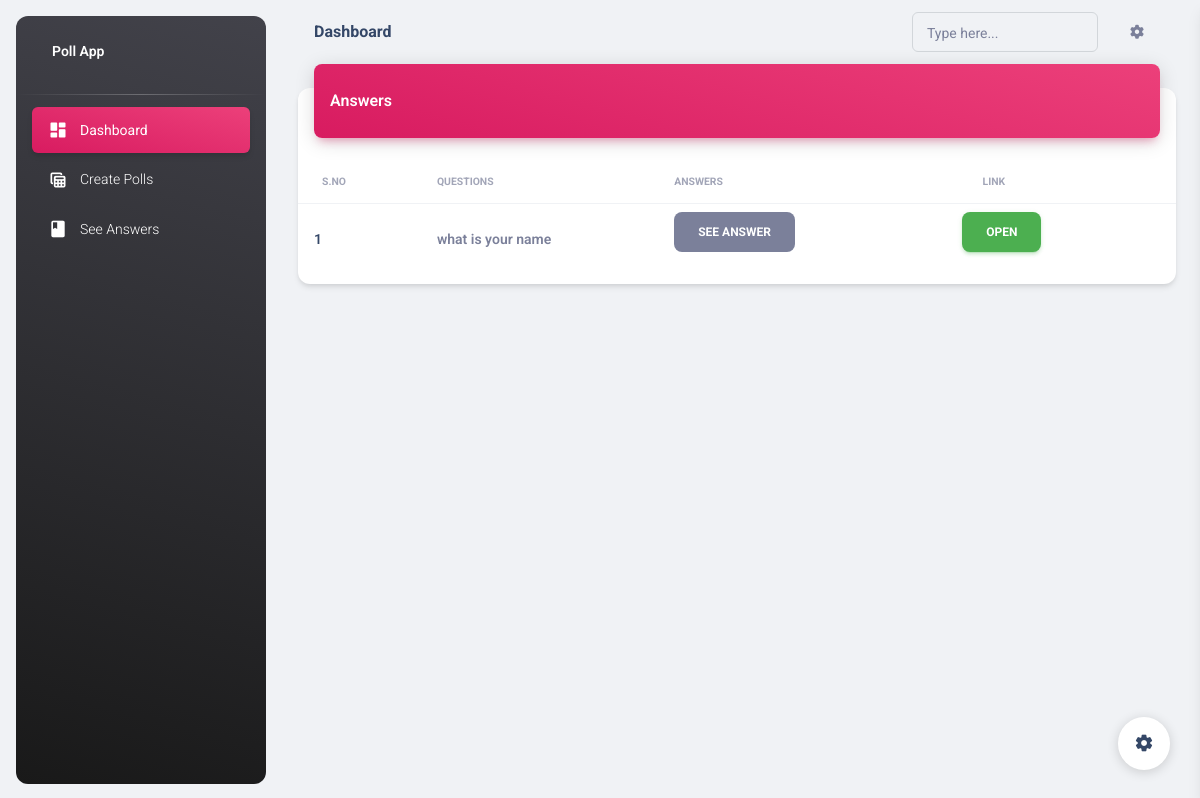
/see_answers/ (signed in), run on an earlier commit of the app's database.
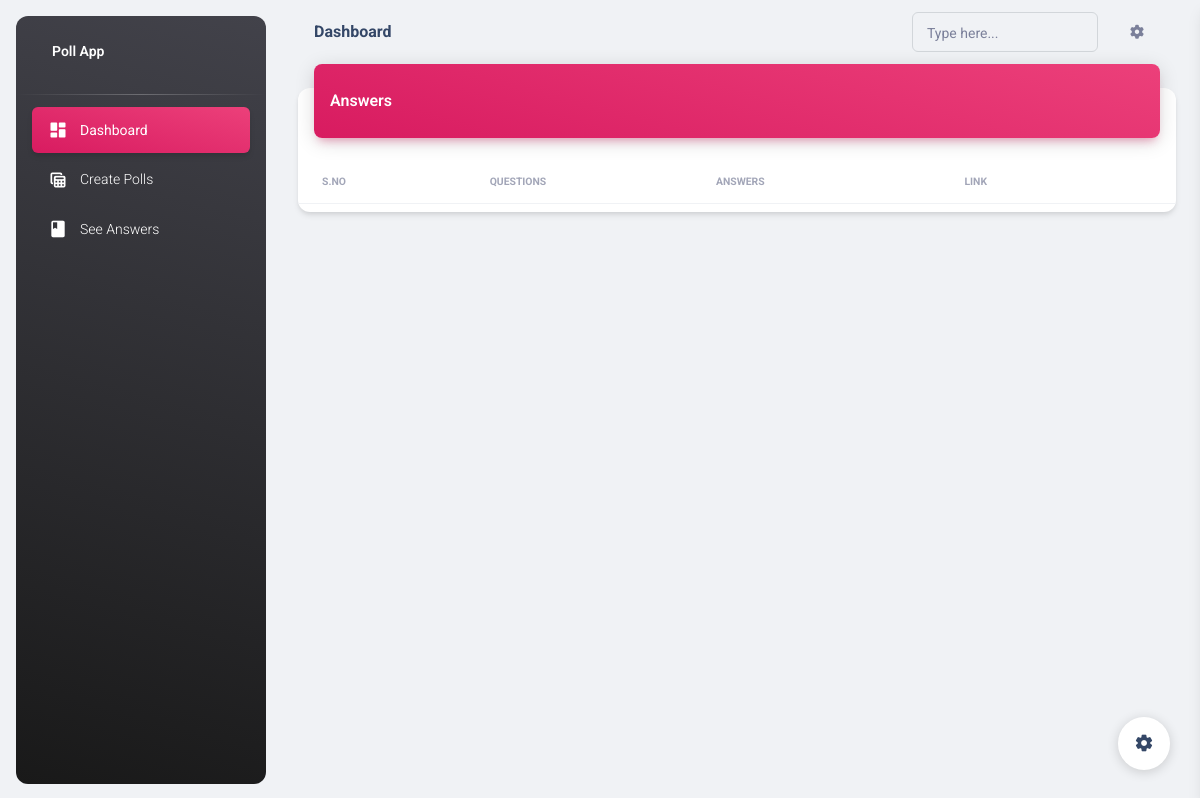
And on a later commit of the database.
### pollapp/models.py (models this page shows, shortened)
class BaseModel(models.Model):
    uid = models.UUIDField(default=uuid.uuid4, editable=False, primary_key=True)
    created_at = models.DateTimeField(auto_now_add=True)
    updated_at = models.DateTimeField(auto_now=True)
    class Meta:
        abstract = True

class Question(BaseModel):
    user = models.ForeignKey(User, on_delete=models.CASCADE, related_name="questions")
    question_text = models.CharField(max_length=100)

### pollapp/views.py (the view)
# urls.py: path('see_answers/' , see_answers , name="see_answers"),
def see_answers(request):
    questions = Question.objects.filter(user = request.user)
    for question in questions:
        answe =  question.answer.all()
        for i in answe:
            print(i.answer_text)
            print("calculate % ", i.calculate_percentage)
    context = {
        'questions' : questions,
        }
    return render(request ,'see_ansswers.html' ,context)

### pollapp/models.py (called while the page is built)
    def calculate_percentage(self):
        answers = self.question.answer.all()
        total_votes = 0
        for answer in answers:
            total_votes += answer.counter
        payload = []
        try:
            return int((self.counter / total_votes) * 100)
        except Exception as e:
            return 0

    def __str__(self) -> str:
        return self.answer_text

### templates/see_ansswers.html (shortened to what this page needs)
{% extends 'index.html' %}
{% block content %}
<div class="container">
    <div class="row">
        <div class="col-12">
          <div class="card my-4">
            <div class="card-header p-0 position-relative mt-n4 mx-3 z-index-2">
              <div class="bg-gradient-primary shadow-primary border-radius-lg pt-4 pb-3">
                <h6 class="text-white text-capitalize ps-3">Answers</h6>
              </div>
            </div>
            <div class="card-body px-0 pb-2">
              <div class="table-responsive p-0">
                <table class="table align-items-center justify-content-center mb-0">
                  <thead>
                    <tr>
                      <th class="text-uppercase text-secondary text-xxs font-weight-bolder opacity-7">S.no</th>
                      <th class="text-uppercase text-secondary text-xxs font-weight-bolder opacity-7 ps-2">Questions</th>
                      <th class="text-uppercase text-secondary text-xxs font-weight-bolder opacity-7 ps-2">Answers</th>
                      <th class="text-uppercase text-secondary text-xxs font-weight-bolder text-center opacity-7 ps-2">Link</th>
                      <th></th>
                    </tr>
                  </thead>
                  <tbody>
                    {% for question in  questions %}
                    <tr>
                      <td>
                        <div class="d-flex px-2">
                          <div class="my-auto">
                            <h6 class="mb-0 text-sm">{{forloop.counter}}</h6>
                          </div>
                        </div>
                      </td>
                      <td>
                        <p class="text-sm font-weight-bold mb-0">{{question.question_text}}</p>
                      </td>
                      <td>
                        <a class="btn btn-secondary waves-effect waves-light btn" href="{% url 'answers' question.uid %}">See Answer</a>
                      </td>
                      <td class="align-middle text-center">
                        <div class="d-flex align-items-center justify-content-center">
                            <a href="/question/{{question.uid}}" target="_blank" class=" btn btn-success waves-effect waves-light btn" >Open</a>
                        </div>
                      </td>
                    </tr>
                    {% endfor %}
                  </tbody>
                </table>
              </div>
            </div>
          </div>
        </div>
      </div>
</div>
    {% endblock content %}

### templates/index.html (shortened to what this page needs)
{% load static %}
<!DOCTYPE html>
<html lang="en">
<head>
  <link href="{% static 'assets/css/nucleo-icons.css' %}" rel="stylesheet" />
  <link href="{% static 'assets/css/nucleo-svg.css' %}" rel="stylesheet" />
  <link href="{% static 'assets/css/nucleo-svg.css' %}" rel="stylesheet" />
  <link id="pagestyle" href="{% static 'assets/css/material-dashboard.css' %}" rel="stylesheet" />
</head>
<body class="g-sidenav-show  bg-gray-200">
  <aside class="sidenav navbar navbar-vertical navbar-expand-xs border-0 border-radius-xl my-3 fixed-start ms-3   bg-gradient-dark" id="sidenav-main">
    <div class="sidenav-header">
      <a class="navbar-brand m-0" href="#" target="_blank">
        <span class="ms-1 font-weight-bold text-white">Poll App</span>
      </a>
    </div>
    <hr class="horizontal light mt-0 mb-2">
    <div class="collapse navbar-collapse  w-auto " id="sidenav-collapse-main">
      <ul class="navbar-nav">
        <li class="nav-item">
          <a class="nav-link text-white active bg-gradient-primary" href="{% url 'dashboard' %}">
            <div class="text-white text-center me-2 d-flex align-items-center justify-content-center">
              <i class="material-icons opacity-10">dashboard</i>
            </div>
            <span class="nav-link-text ms-1">Dashboard</span>
          </a>
        </li>
        <li class="nav-item">
          <a class="nav-link text-white " href="{% url 'create_poll' %}">
            <div class="text-white text-center me-2 d-flex align-items-center justify-content-center">
              <i class="material-icons opacity-10">table_view</i>
            </div>
            <span class="nav-link-text ms-1">Create Polls</span>
          </a>
        </li>
        <li class="nav-item">
          <a class="nav-link text-white " href="{% url 'see_answers' %}">
            <div class="text-white text-center me-2 d-flex align-items-center justify-content-center">
              <i class="material-icons opacity-10">book</i>
            </div>
            <span class="nav-link-text ms-1">See Answers</span>
          </a>
        </li>
      </ul>
    </div>
  </aside>
  <main class="main-content position-relative max-height-vh-100 h-100 border-radius-lg ">
    <nav class="navbar navbar-main navbar-expand-lg px-0 mx-4 shadow-none border-radius-xl" id="navbarBlur" data-scroll="true">
      <div class="container-fluid py-1 px-3">
        <nav aria-label="breadcrumb">
          <h6 class="font-weight-bolder mb-0">Dashboard</h6>
        </nav>
        <div class="collapse navbar-collapse mt-sm-0 mt-2 me-md-0 me-sm-4" id="navbar">
          <div class="ms-md-auto pe-md-3 d-flex align-items-center">
            <div class="input-group input-group-outline">
              <label class="form-label">Type here...</label>
              <input type="text" class="form-control">
            </div>
          </div>
          <ul class="navbar-nav  justify-content-end">
            <li class="nav-item px-3 d-flex align-items-center">
              <a href="javascript:;" class="nav-link text-body p-0">
                <i class="fa fa-cog fixed-plugin-button-nav cursor-pointer"></i>
              </a>
            </li>
          </ul>
        </div>
      </div>
    </nav>
    {% block content %}
    {% endblock content %}
  </main>
  <div class="fixed-plugin">
    <a class="fixed-plugin-button text-dark position-fixed px-3 py-2">
      <i class="material-icons py-2">settings</i>
    </a>
  </div>
</body>
</html>

What changed in the data, as far as the page shows it:
removed Question: question_text "what is your name"
